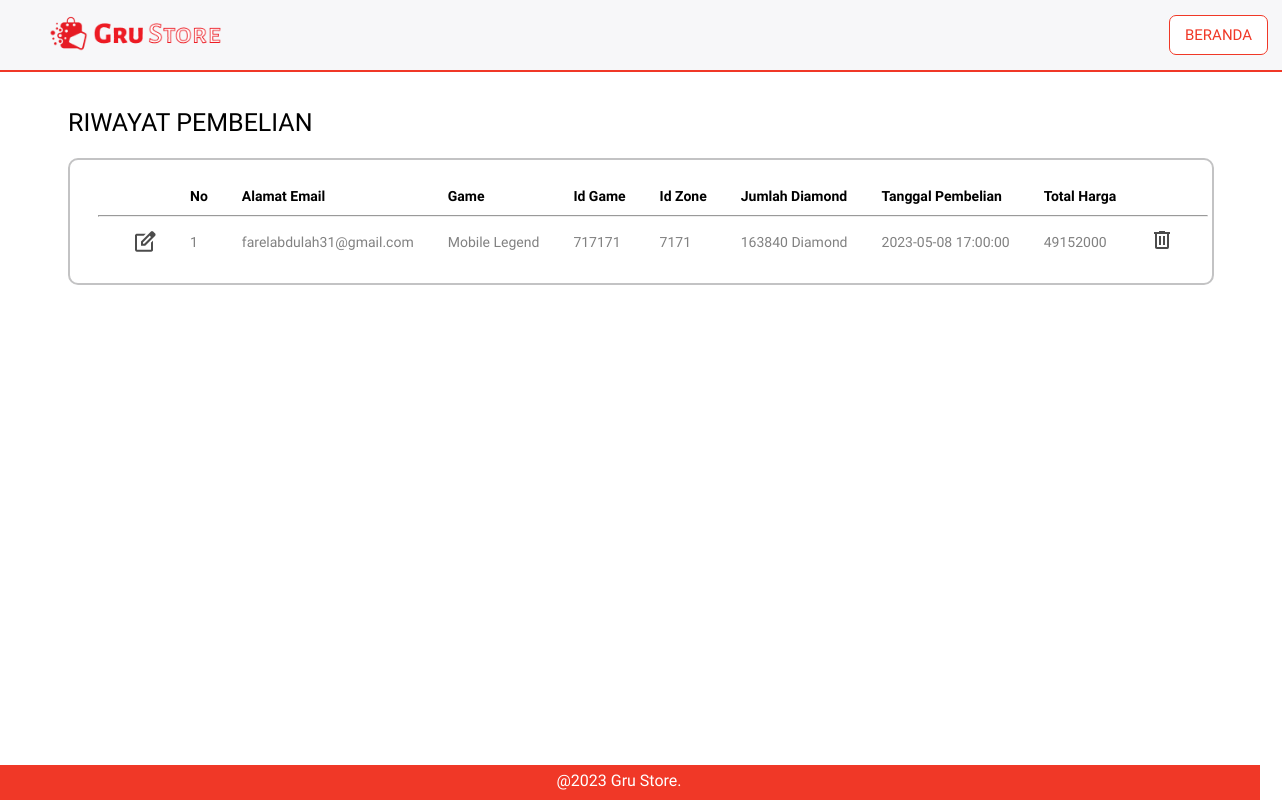
/riwayat.php, run on the app's committed database.
### tables this page shows
CREATE TABLE `riwayat_pembelian` (
  `id` int(11) NOT NULL,
  `alamat_email` varchar(255) DEFAULT NULL,
  `jenis_game` varchar(255) DEFAULT NULL,
  `id_game` int(11) DEFAULT NULL,
  `id_zone` int(11) DEFAULT NULL,
  `jumlah_diamond` int(11) DEFAULT NULL,
  `tanggal_pembelian` timestamp NOT NULL DEFAULT CURRENT_TIMESTAMP,
  `total_harga` int(11) AS (`jumlah_diamond` * 300) VIRTUAL
);

### function.php (called while the page is built, shortened)
<?php
$conn = mysqli_connect("localhost", "root", "", "mobile_legend");
function query($query) {
	global $conn;
	$result = mysqli_query($conn, $query);
	$rows = [];
	while ($row = mysqli_fetch_assoc($result)) {
	  $rows[] = $row;
	}
	return $rows;
  }

### riwayat.php (the view, shortened to what this page needs)
<?php
require 'function.php';
$riwayat = query("SELECT * FROM riwayat_pembelian");
?>
<!DOCTYPE html>
<html lang="en">
  <head>
    <link rel="stylesheet" type="text/css" href="style.css" />
  </head>
  <body>
    <nav>
      <div class="bgnav left">
        <a href="index.php">
        <img src="img/Frame 3.png" alt="" />
      </a>
        <a id="nav1" href="index.php">BERANDA</a>
      </div>
    </nav>
    <div class="titleriwayat">
      <label for="">RIWAYAT PEMBELIAN</label>
    </div>
    <div class="bgtable">
        <table>
          <tr>
            <th></th>
            <th></th>
          <th>No</th>
          <th>Alamat Email</th>
          <th>Game</th>
          <th>Id Game</th>
          <th>Id Zone</th>
          <th>Jumlah Diamond</th>
          <th>Tanggal Pembelian</th>
          <th>Total Harga</th>
          <th></th>
          <th></th>
        </tr>
        <td colspan="12"><hr /></td>
        <?php $i = 1; ?>
        <?php foreach( $riwayat as $row ) : ?>
            <tr>
              <td></td>
              <td><a href="edit-data.php?id=<?= $row["id"]; ?>"><img src="img/material-symbols_edit-square-outline.png" alt="" /></a></td>
              <td><?= $i; ?></td>
              <td><?= $row["alamat_email"]; ?></td>
              <td><?= $row["jenis_game"]; ?></td>
              <td><?= $row["id_game"]; ?></td>
              <td><?= $row["id_zone"]; ?></td>
              <td><?= $row["jumlah_diamond"]; ?> Diamond</td>
              <td><?= $row["tanggal_pembelian"]; ?></td>
              <td><?= $row["total_harga"]; ?></td>
              <td><a href="hapus.php?id=<?= $row["id"]; ?>" onclick="return confirm('yakin?');"><img src="img/material-symbols_delete-outline.png" alt="" /></a></td>
              <td></td>
            </tr>
	<?php $i++; ?>
	<?php endforeach; ?>
      </table>
    </div>
    <footer>
      <div class="bgfooter bottom">
        <div class="wm">@2023 Gru Store.</div>
      </div>
    </footer>
  </body>
</html>

### style.css (style rules this page uses)
body { font-family: "Roboto", sans-serif; font-family: "Secular One", sans-serif; padding: 20px; }
nav { position: fixed; z-index: 1; }
a { text-decoration: none; }
.bgnav { position: fixed; width: 100%; height: 70px; left: 0px; top: 0px; background: #f7f7f9; border-bottom: 2px solid #f03827; }
.bgnav img { position: absolute; width: 180px; left: 48px; top: 13px; }
.bgnav a:nth-child(2), .bgnav a:nth-child(3) { box-sizing: border-box; text-decoration: none; position: relative; margin-left: 9px; padding: 10px 15px 10px 15px; width: 115px; height: 37px; left: 1050px; top: 25px; background: #ffffff; border: 1px solid #f03827; border-radius: 7px; font-style: normal; font-weight: 500; font-size: 15px; line-height: 18px; color: #f03827; transition: all 0.2s ease-in-out; }
.left a { margin-left: 110px; }
.bgfooter { position: absolute; background-color: #f03827; width: 100%; height: 35px; margin: 0 -50px 0 -50px; text-align: center; }
.bottom { bottom: 0; }
.wm { color: #ffffff; margin-top: 6px; }
::placeholder { font-size: 15px; color: #c3c3c4; }
.titleriwayat label { position: absolute; font-size: 25px; margin-top: 80px; margin-left: 40px; }
.bgtable { background-color: #ffffff; padding: 25px; border-radius: 10px; border: 2px solid #c3c3c4; position: relative; margin: 130px 40px 40px 40px; }
.bgtable td { color: #818181; }
.bgtable table, tr, td:first-child { margin-right: -210px; }
.bgtable table, th, td { padding-right: 31px; text-align: left; font-size: 14px; }

### data on the page
riwayat_pembelian: alamat_email "farelabdulah31@gmail.com", jenis_game "Mobile Legend", id_game "717171", id_zone "7171", jumlah_diamond "163840", tanggal_pembelian "2023-05-08 17:00:00", total_harga "49152000"
